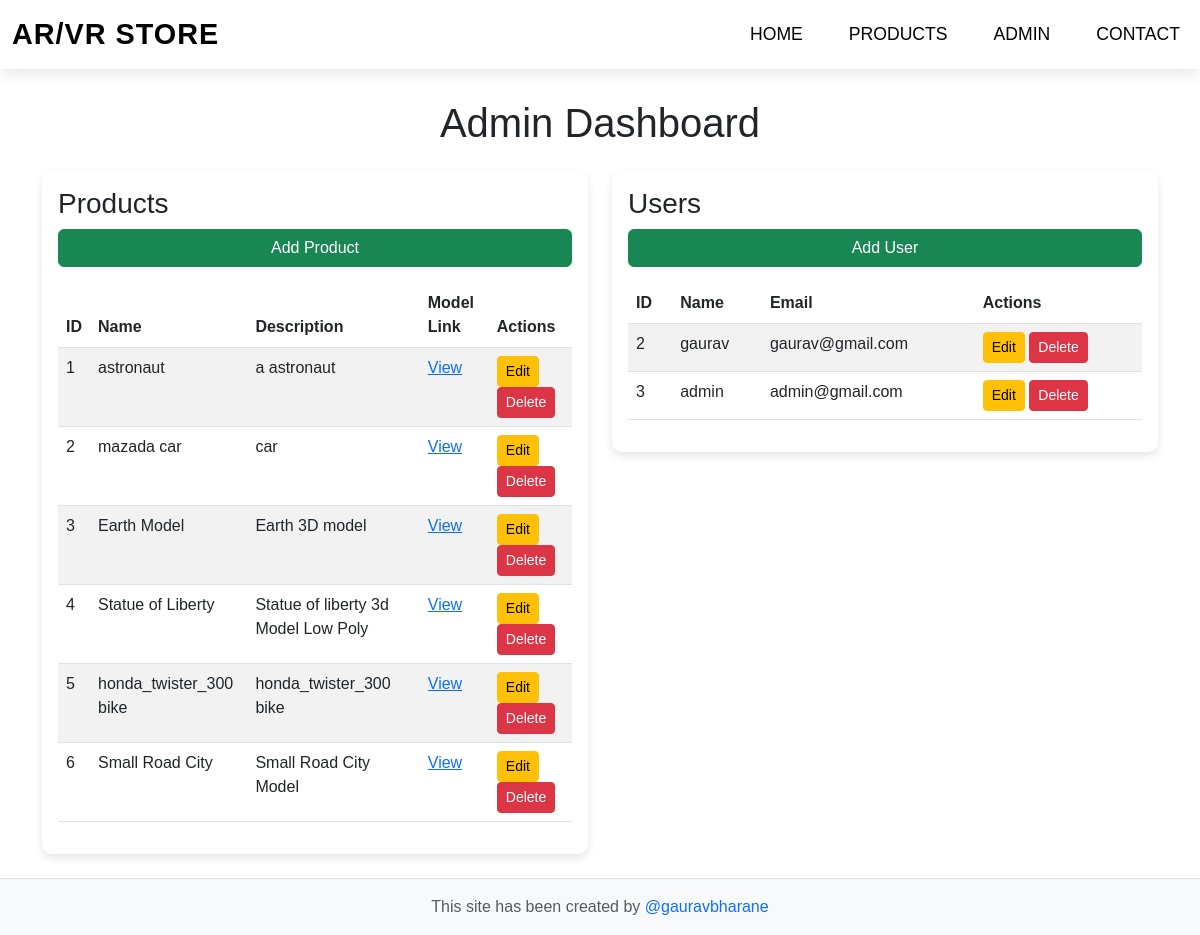
The app's page /admin.php with its own data.
### tables this page shows
CREATE TABLE `products` (
  `id` int(11) NOT NULL,
  `name` varchar(255) NOT NULL,
  `description` text NOT NULL,
  `model_link` text NOT NULL,
  `created_at` timestamp NOT NULL DEFAULT current_timestamp(),
  `category` varchar(255) NOT NULL DEFAULT 'Uncategorized'
);

CREATE TABLE `users` (
  `id` int(6) UNSIGNED NOT NULL,
  `name` varchar(50) NOT NULL,
  `email` varchar(50) NOT NULL,
  `password` varchar(255) NOT NULL
);

### admin.php (the view, shortened to what this page needs)
<?php
$conn = new mysqli('localhost', 'root', '', 'ar_vr_site');
$products = $conn->query("SELECT * FROM products")->fetch_all(MYSQLI_ASSOC);
$users = $conn->query("SELECT * FROM users")->fetch_all(MYSQLI_ASSOC);
?>
<!DOCTYPE html>
<html lang="en">
<head>
    <link href="https://cdn.jsdelivr.net/npm/bootstrap@5.3.0/dist/css/bootstrap.min.css" rel="stylesheet">
    <link rel="stylesheet" href="style.css">
</head>
<body>
       <nav class="navbar navbar-expand-lg navbar-light">
    <div class="container-fluid">
        <a class="navbar-brand" href="#">AR/VR Store</a>
        <div class="collapse navbar-collapse" id="navbarNav">
            <ul class="navbar-nav ms-auto">
                <li class="nav-item">
                    <a class="nav-link active" aria-current="page" href="index.php">Home</a>
                </li>
                <li class="nav-item">
                    <a class="nav-link" href="index.php">Products</a>
                </li>
                <li class="nav-item">
                    <a class="nav-link" href="#" data-bs-toggle="modal" data-bs-target="#loginModal">Admin</a>
                </li>
                <li class="nav-item">
                    <a class="nav-link" href="https://linkedin.com/in/gaurav-bharane">Contact</a>
                </li>
            </ul>
        </div>
    </div>
</nav>
    <div class="container">
        <h1 class="text-center mb-4">Admin Dashboard</h1>
        <div class="row">
            <div class="col-md-6 mb-4">
                <div class="card p-3">
                    <h3>Products</h3>
                    <button class="btn btn-success mb-3" data-bs-toggle="modal" data-bs-target="#productModal">Add Product</button>
                    <table class="table table-striped">
                        <thead>
                            <tr>
                                <th>ID</th>
                                <th>Name</th>
                                <th>Description</th>
                                <th>Model Link</th>
                                <th>Actions</th>
                            </tr>
                        </thead>
                        <tbody>
                            <?php foreach ($products as $product): ?>
                                <tr>
                                    <td><?= $product['id'] ?></td>
                                    <td><?= htmlspecialchars($product['name']) ?></td>
                                    <td><?= htmlspecialchars($product['description']) ?></td>
                                    <td><a href="<?= htmlspecialchars($product['model_link']) ?>" target="_blank">View</a></td>
                                    <td>
                                        <button class="btn btn-warning btn-sm edit-btn" data-id="<?= $product['id'] ?>" data-name="<?= htmlspecialchars($product['name']) ?>" data-description="<?= htmlspecialchars($product['description']) ?>" data-model="<?= htmlspecialchars($product['model_link']) ?>" data-bs-toggle="modal" data-bs-target="#productModal">Edit</button>
                                        <a href="?delete=<?= $product['id'] ?>&type=product" class="btn btn-danger btn-sm">Delete</a>
                                    </td>
                                </tr>
                            <?php endforeach; ?>
                        </tbody>
                    </table>
                </div>
            </div>
            <div class="col-md-6 mb-4">
                <div class="card p-3">
                    <h3>Users</h3>
                    <button class="btn btn-success mb-3" data-bs-toggle="modal" data-bs-target="#userModal">Add User</button>
                    <table class="table table-striped">
                        <thead>
                            <tr>
                                <th>ID</th>
                                <th>Name</th>
                                <th>Email</th>
                                <th>Actions</th>
                            </tr>
                        </thead>
                        <tbody>
                            <?php foreach ($users as $user): ?>
                                <tr>
                                    <td><?= $user['id'] ?></td>
                                    <td><?= htmlspecialchars($user['name']) ?></td>
                                    <td><?= htmlspecialchars($user['email']) ?></td>
                                    <td>
                                        <button class="btn btn-warning btn-sm edit-btn-user" data-id="<?= $user['id'] ?>" data-name="<?= htmlspecialchars($user['name']) ?>" data-email="<?= htmlspecialchars($user['email']) ?>" data-bs-toggle="modal" data-bs-target="#userModal">Edit</button>
                                        <a href="?delete=<?= $user['id'] ?>&type=user" class="btn btn-danger btn-sm">Delete</a>
                                    </td>
                                </tr>
                            <?php endforeach; ?>
                        </tbody>
                    </table>
                </div>
            </div>
        </div>
    </div>
    <footer class="bg-light text-center text-muted py-3 border-top">
    <p class="mb-0">
        This site has been created by
        <a href="https://github.com/gauravbharane" target="_blank" class="text-primary text-decoration-none">
            @gauravbharane
        </a>
    </p>
</footer>
</body>
</html>

### style.css (style rules this page uses)
body { font-family: 'Arial', sans-serif; }
.card { border: none; box-shadow: 0 4px 8px rgba(0, 0, 0, 0.1); border-radius: 10px; transition: transform 0.3s ease, box-shadow 0.3s ease; }
.navbar { background: rgba(255, 255, 255, 0.9); color: #000; position: sticky; top: 0; width: 100%; z-index: 9999; backdrop-filter: blur(10px); -webkit-backdrop-filter: blur(10px); box-shadow: 0 4px 15px rgba(0, 0, 0, 0.1); transition: background-color 0.3s ease; }
.navbar-brand { font-size: 1.8rem; font-weight: 700; color: #000; text-transform: uppercase; letter-spacing: 1px; transition: transform 0.3s ease; }
.navbar-nav { display: flex; align-items: center; }
.nav-item { margin-left: 30px; }
.nav-link { color: #000; font-size: 1.1rem; font-weight: 400; text-transform: uppercase; padding: 10px 15px; position: relative; transition: color 0.3s ease, padding-bottom 0.3s ease; }
.nav-link::after { content: ""; position: absolute; width: 100%; height: 2px; bottom: 0; left: 0; background-color: #00d4ff; transform: scaleX(0); transform-origin: bottom right; transition: transform 0.3s ease; }

### admin.php (style rules this page uses)
body { font-family: Arial, sans-serif; }
.container { margin-top: 30px; }
.card { border: none; box-shadow: 0px 2px 10px rgba(0, 0, 0, 0.1); }

### records on screen
products: id "1", name "astronaut", description "a astronaut"
products: id "2", name "mazada car", description "car"
products: id "3", name "Earth Model", description "Earth 3D model"
products: id "4", name "Statue of Liberty", description "Statue of liberty 3d Model Low Poly"
products: id "5", name "honda_twister_300 bike", description "honda_twister_300 bike"
products: id "6", name "Small Road City", description "Small Road City Model"
users: id "2", name "gaurav", email "gaurav@gmail.com"
users: id "3", name "admin", email "admin@gmail.com"
